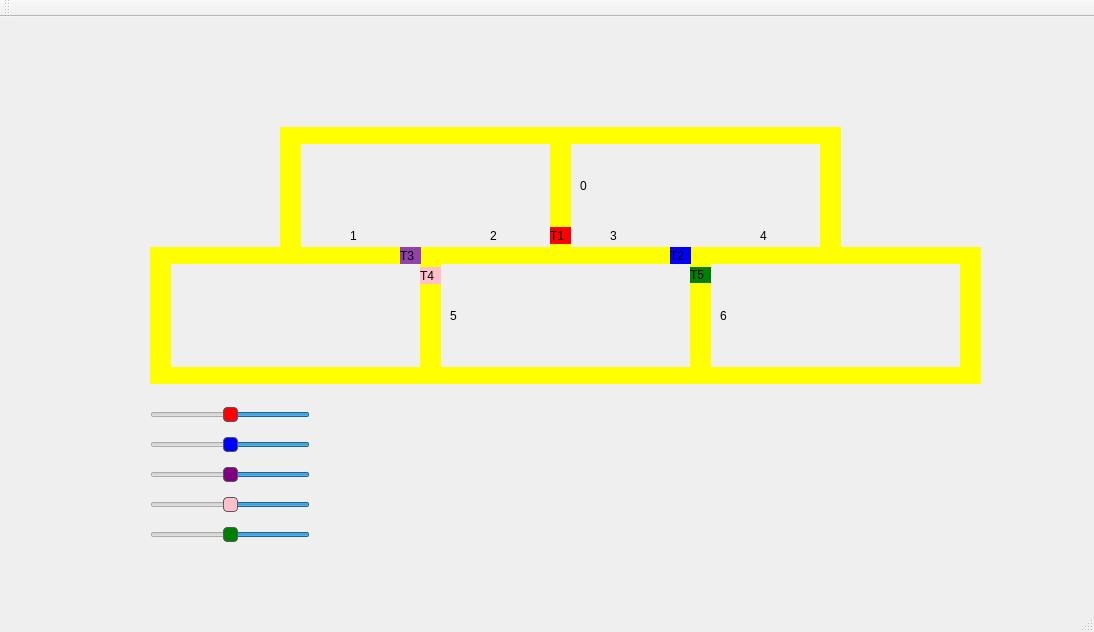
<?xml version="1.0" encoding="UTF-8"?>
<ui version="4.0">
 <class>MainWindow</class>
 <widget class="QMainWindow" name="MainWindow">
  <property name="geometry">
   <rect>
    <x>0</x>
    <y>0</y>
    <width>1094</width>
    <height>632</height>
   </rect>
  </property>
  <property name="windowTitle">
   <string>MainWindow</string>
  </property>
  <widget class="QWidget" name="centralWidget">
   <widget class="QLabel" name="label_trem1">
    <property name="geometry">
     <rect>
      <x>550</x>
      <y>210</y>
      <width>21</width>
      <height>17</height>
     </rect>
    </property>
    <property name="styleSheet">
     <string notr="true">QLabel { background: red}</string>
    </property>
    <property name="text">
     <string>T1</string>
    </property>
   </widget>
   <widget class="QLabel" name="label_trilho1">
    <property name="geometry">
     <rect>
      <x>300</x>
      <y>110</y>
      <width>250</width>
      <height>17</height>
     </rect>
    </property>
    <property name="styleSheet">
     <string notr="true">QLabel { background: yellow}</string>
    </property>
    <property name="text">
     <string/>
    </property>
   </widget>
   <widget class="QLabel" name="label_trilho3">
    <property name="geometry">
     <rect>
      <x>550</x>
      <y>110</y>
      <width>21</width>
      <height>121</height>
     </rect>
    </property>
    <property name="styleSheet">
     <string notr="true">QLabel { background: yellow}</string>
    </property>
    <property name="text">
     <string/>
    </property>
   </widget>
   <widget class="QLabel" name="label_trilho4">
    <property name="geometry">
     <rect>
      <x>280</x>
      <y>110</y>
      <width>21</width>
      <height>121</height>
     </rect>
    </property>
    <property name="styleSheet">
     <string notr="true">QLabel { background: yellow}</string>
    </property>
    <property name="text">
     <string/>
    </property>
   </widget>
   <widget class="QLabel" name="label_trilho4_2">
    <property name="geometry">
     <rect>
      <x>820</x>
      <y>110</y>
      <width>21</width>
      <height>121</height>
     </rect>
    </property>
    <property name="styleSheet">
     <string notr="true">QLabel { background: yellow}</string>
    </property>
    <property name="text">
     <string/>
    </property>
   </widget>
   <widget class="QLabel" name="label_trilho1_2">
    <property name="geometry">
     <rect>
      <x>570</x>
      <y>110</y>
      <width>250</width>
      <height>17</height>
     </rect>
    </property>
    <property name="styleSheet">
     <string notr="true">QLabel { background: yellow}</string>
    </property>
    <property name="text">
     <string/>
    </property>
   </widget>
   <widget class="QLabel" name="label_trem2">
    <property name="geometry">
     <rect>
      <x>670</x>
      <y>230</y>
      <width>21</width>
      <height>17</height>
     </rect>
    </property>
    <property name="styleSheet">
     <string notr="true">QLabel { background: blue}</string>
    </property>
    <property name="text">
     <string>T2</string>
    </property>
   </widget>
   <widget class="QLabel" name="label_trem3">
    <property name="geometry">
     <rect>
      <x>400</x>
      <y>230</y>
      <width>21</width>
      <height>17</height>
     </rect>
    </property>
    <property name="styleSheet">
     <string notr="true">QLabel { background: rgb(145, 65, 172)}
</string>
    </property>
    <property name="text">
     <string>T3</string>
    </property>
   </widget>
   <widget class="QLabel" name="label_trem4">
    <property name="geometry">
     <rect>
      <x>420</x>
      <y>250</y>
      <width>21</width>
      <height>17</height>
     </rect>
    </property>
    <property name="styleSheet">
     <string notr="true">QLabel { background: pink}</string>
    </property>
    <property name="text">
     <string>T4</string>
    </property>
   </widget>
   <widget class="QLabel" name="label_trem5">
    <property name="geometry">
     <rect>
      <x>690</x>
      <y>250</y>
      <width>21</width>
      <height>16</height>
     </rect>
    </property>
    <property name="styleSheet">
     <string notr="true">QLabel { background: green}</string>
    </property>
    <property name="text">
     <string>T5</string>
    </property>
   </widget>
   <widget class="QLabel" name="label_trilho4_3">
    <property name="geometry">
     <rect>
      <x>150</x>
      <y>230</y>
      <width>21</width>
      <height>137</height>
     </rect>
    </property>
    <property name="styleSheet">
     <string notr="true">QLabel { background: yellow}</string>
    </property>
    <property name="text">
     <string/>
    </property>
   </widget>
   <widget class="QLabel" name="label_trilho2_3">
    <property name="geometry">
     <rect>
      <x>170</x>
      <y>350</y>
      <width>250</width>
      <height>17</height>
     </rect>
    </property>
    <property name="styleSheet">
     <string notr="true">QLabel { background: yellow}</string>
    </property>
    <property name="text">
     <string/>
    </property>
   </widget>
   <widget class="QLabel" name="label_trilho2_4">
    <property name="geometry">
     <rect>
      <x>440</x>
      <y>350</y>
      <width>250</width>
      <height>17</height>
     </rect>
    </property>
    <property name="styleSheet">
     <string notr="true">QLabel { background: yellow}</string>
    </property>
    <property name="text">
     <string/>
    </property>
   </widget>
   <widget class="QLabel" name="label_trilho3_2">
    <property name="geometry">
     <rect>
      <x>420</x>
      <y>230</y>
      <width>21</width>
      <height>137</height>
     </rect>
    </property>
    <property name="styleSheet">
     <string notr="true">QLabel { background: yellow}</string>
    </property>
    <property name="text">
     <string/>
    </property>
   </widget>
   <widget class="QLabel" name="label_trilho4_5">
    <property name="geometry">
     <rect>
      <x>960</x>
      <y>230</y>
      <width>21</width>
      <height>137</height>
     </rect>
    </property>
    <property name="styleSheet">
     <string notr="true">QLabel { background: yellow}</string>
    </property>
    <property name="text">
     <string/>
    </property>
   </widget>
   <widget class="QLabel" name="label_trilho2_5">
    <property name="geometry">
     <rect>
      <x>710</x>
      <y>350</y>
      <width>250</width>
      <height>17</height>
     </rect>
    </property>
    <property name="styleSheet">
     <string notr="true">QLabel { background: yellow}</string>
    </property>
    <property name="text">
     <string/>
    </property>
   </widget>
   <widget class="QLabel" name="label_trilho3_3">
    <property name="geometry">
     <rect>
      <x>690</x>
      <y>230</y>
      <width>21</width>
      <height>137</height>
     </rect>
    </property>
    <property name="styleSheet">
     <string notr="true">QLabel { background: yellow}</string>
    </property>
    <property name="text">
     <string/>
    </property>
   </widget>
   <widget class="QLabel" name="label_trilho1_4">
    <property name="geometry">
     <rect>
      <x>170</x>
      <y>230</y>
      <width>250</width>
      <height>17</height>
     </rect>
    </property>
    <property name="styleSheet">
     <string notr="true">QLabel { background: yellow}</string>
    </property>
    <property name="text">
     <string/>
    </property>
   </widget>
   <widget class="QLabel" name="label_trilho1_3">
    <property name="geometry">
     <rect>
      <x>440</x>
      <y>230</y>
      <width>250</width>
      <height>17</height>
     </rect>
    </property>
    <property name="styleSheet">
     <string notr="true">QLabel { background: yellow}</string>
    </property>
    <property name="text">
     <string/>
    </property>
   </widget>
   <widget class="QLabel" name="label_trilho1_5">
    <property name="geometry">
     <rect>
      <x>710</x>
      <y>230</y>
      <width>250</width>
      <height>17</height>
     </rect>
    </property>
    <property name="styleSheet">
     <string notr="true">QLabel { background: yellow}</string>
    </property>
    <property name="text">
     <string/>
    </property>
   </widget>
   <widget class="QSlider" name="horizontalSlider">
    <property name="enabled">
     <bool>true</bool>
    </property>
    <property name="geometry">
     <rect>
      <x>150</x>
      <y>390</y>
      <width>160</width>
      <height>16</height>
     </rect>
    </property>
    <property name="layoutDirection">
     <enum>Qt::LeftToRight</enum>
    </property>
    <property name="autoFillBackground">
     <bool>true</bool>
    </property>
    <property name="styleSheet">
     <string notr="true">QLabel {
    font-family: Ubuntu-Regular;
    font-size: 12px;
    qproperty-alignment: AlignCenter;
    color: yellow;
    background: #565a5e;
    border: 1px solid #565a5e;
    border-radius: 4px;
    min-height: 40px;
    max-height: 40px;
    min-width: 48px;
    max-width: 100px;
}
QSlider::handle:horizontal {
    background: red;
    border: 1px solid #565a5e;
    width: 24px;
    height: 8px;
    border-radius: 4px;
}</string>
    </property>
    <property name="minimum">
     <number>0</number>
    </property>
    <property name="maximum">
     <number>200</number>
    </property>
    <property name="pageStep">
     <number>1</number>
    </property>
    <property name="sliderPosition">
     <number>100</number>
    </property>
    <property name="tracking">
     <bool>true</bool>
    </property>
    <property name="orientation">
     <enum>Qt::Horizontal</enum>
    </property>
    <property name="invertedAppearance">
     <bool>true</bool>
    </property>
   </widget>
   <widget class="QSlider" name="horizontalSlider_2">
    <property name="geometry">
     <rect>
      <x>150</x>
      <y>420</y>
      <width>160</width>
      <height>16</height>
     </rect>
    </property>
    <property name="layoutDirection">
     <enum>Qt::LeftToRight</enum>
    </property>
    <property name="styleSheet">
     <string notr="true">QLabel {
    font-family: Ubuntu-Regular;
    font-size: 12px;
    qproperty-alignment: AlignCenter;
    color: yellow;
    background: #565a5e;
    border: 1px solid #565a5e;
    border-radius: 4px;
    min-height: 40px;
    max-height: 40px;
    min-width: 48px;
    max-width: 100px;
}
QSlider::handle:horizontal {
    background: blue;
    border: 1px solid #565a5e;
    width: 24px;
    height: 8px;
    border-radius: 4px;
}</string>
    </property>
    <property name="maximum">
     <number>200</number>
    </property>
    <property name="pageStep">
     <number>1</number>
    </property>
    <property name="sliderPosition">
     <number>100</number>
    </property>
    <property name="orientation">
     <enum>Qt::Horizontal</enum>
    </property>
    <property name="invertedAppearance">
     <bool>true</bool>
    </property>
    <property name="invertedControls">
     <bool>false</bool>
    </property>
    <property name="tickPosition">
     <enum>QSlider::NoTicks</enum>
    </property>
   </widget>
   <widget class="QSlider" name="horizontalSlider_3">
    <property name="geometry">
     <rect>
      <x>150</x>
      <y>450</y>
      <width>160</width>
      <height>16</height>
     </rect>
    </property>
    <property name="styleSheet">
     <string notr="true">QLabel {
    font-family: Ubuntu-Regular;
    font-size: 12px;
    qproperty-alignment: AlignCenter;
    color: yellow;
    background: #565a5e;
    border: 1px solid #565a5e;
    border-radius: 4px;
    min-height: 40px;
    max-height: 40px;
    min-width: 48px;
    max-width: 100px;
}
QSlider::handle:horizontal {
    background: purple;
    border: 1px solid #565a5e;
    width: 24px;
    height: 8px;
    border-radius: 4px;
}</string>
    </property>
    <property name="maximum">
     <number>200</number>
    </property>
    <property name="sliderPosition">
     <number>100</number>
    </property>
    <property name="orientation">
     <enum>Qt::Horizontal</enum>
    </property>
    <property name="invertedAppearance">
     <bool>true</bool>
    </property>
   </widget>
   <widget class="QSlider" name="horizontalSlider_4">
    <property name="geometry">
     <rect>
      <x>150</x>
      <y>480</y>
      <width>160</width>
      <height>16</height>
     </rect>
    </property>
    <property name="styleSheet">
     <string notr="true">QLabel {
    font-family: Ubuntu-Regular;
    font-size: 12px;
    qproperty-alignment: AlignCenter;
    color: yellow;
    background: #565a5e;
    border: 1px solid #565a5e;
    border-radius: 4px;
    min-height: 40px;
    max-height: 40px;
    min-width: 48px;
    max-width: 100px;
}
QSlider::handle:horizontal {
    background: pink;
    border: 1px solid #565a5e;
    width: 24px;
    height: 8px;
    border-radius: 4px;
}</string>
    </property>
    <property name="maximum">
     <number>200</number>
    </property>
    <property name="value">
     <number>100</number>
    </property>
    <property name="sliderPosition">
     <number>100</number>
    </property>
    <property name="orientation">
     <enum>Qt::Horizontal</enum>
    </property>
    <property name="invertedAppearance">
     <bool>true</bool>
    </property>
   </widget>
   <widget class="QSlider" name="horizontalSlider_5">
    <property name="geometry">
     <rect>
      <x>150</x>
      <y>510</y>
      <width>160</width>
      <height>16</height>
     </rect>
    </property>
    <property name="styleSheet">
     <string notr="true">QLabel {
    font-family: Ubuntu-Regular;
    font-size: 12px;
    qproperty-alignment: AlignCenter;
    color: yellow;
    background: #565a5e;
    border: 1px solid #565a5e;
    border-radius: 4px;
    min-height: 40px;
    max-height: 40px;
    min-width: 48px;
    max-width: 100px;
}
QSlider::handle:horizontal {
    background: green;
    border: 1px solid #565a5e;
    width: 24px;
    height: 8px;
    border-radius: 4px;
}</string>
    </property>
    <property name="maximum">
     <number>200</number>
    </property>
    <property name="sliderPosition">
     <number>100</number>
    </property>
    <property name="orientation">
     <enum>Qt::Horizontal</enum>
    </property>
    <property name="invertedAppearance">
     <bool>true</bool>
    </property>
   </widget>
   <widget class="QLabel" name="label">
    <property name="geometry">
     <rect>
      <x>580</x>
      <y>160</y>
      <width>67</width>
      <height>17</height>
     </rect>
    </property>
    <property name="text">
     <string>0</string>
    </property>
   </widget>
   <widget class="QLabel" name="label_2">
    <property name="geometry">
     <rect>
      <x>350</x>
      <y>210</y>
      <width>67</width>
      <height>17</height>
     </rect>
    </property>
    <property name="text">
     <string>1</string>
    </property>
   </widget>
   <widget class="QLabel" name="label_3">
    <property name="geometry">
     <rect>
      <x>490</x>
      <y>210</y>
      <width>67</width>
      <height>17</height>
     </rect>
    </property>
    <property name="text">
     <string>2</string>
    </property>
   </widget>
   <widget class="QLabel" name="label_4">
    <property name="geometry">
     <rect>
      <x>450</x>
      <y>290</y>
      <width>67</width>
      <height>17</height>
     </rect>
    </property>
    <property name="text">
     <string>5</string>
    </property>
   </widget>
   <widget class="QLabel" name="label_5">
    <property name="geometry">
     <rect>
      <x>610</x>
      <y>210</y>
      <width>67</width>
      <height>17</height>
     </rect>
    </property>
    <property name="text">
     <string>3</string>
    </property>
   </widget>
   <widget class="QLabel" name="label_6">
    <property name="geometry">
     <rect>
      <x>760</x>
      <y>210</y>
      <width>67</width>
      <height>17</height>
     </rect>
    </property>
    <property name="text">
     <string>4</string>
    </property>
   </widget>
   <widget class="QLabel" name="label_7">
    <property name="geometry">
     <rect>
      <x>720</x>
      <y>290</y>
      <width>67</width>
      <height>17</height>
     </rect>
    </property>
    <property name="text">
     <string>6</string>
    </property>
   </widget>
   <zorder>label_trilho4_5</zorder>
   <zorder>label_trilho2_5</zorder>
   <zorder>label_trilho3_3</zorder>
   <zorder>label_trilho1_5</zorder>
   <zorder>label_trilho2_4</zorder>
   <zorder>label_trilho1_3</zorder>
   <zorder>label_trilho3_2</zorder>
   <zorder>label_trilho2_3</zorder>
   <zorder>label_trilho4_3</zorder>
   <zorder>label_trilho1_4</zorder>
   <zorder>label_trilho1</zorder>
   <zorder>label_trilho3</zorder>
   <zorder>label_trilho4</zorder>
   <zorder>label_trem1</zorder>
   <zorder>label_trilho4_2</zorder>
   <zorder>label_trilho1_2</zorder>
   <zorder>label_trem2</zorder>
   <zorder>label_trem3</zorder>
   <zorder>label_trem4</zorder>
   <zorder>label_trem5</zorder>
   <zorder>horizontalSlider</zorder>
   <zorder>horizontalSlider_2</zorder>
   <zorder>horizontalSlider_3</zorder>
   <zorder>horizontalSlider_4</zorder>
   <zorder>horizontalSlider_5</zorder>
   <zorder>label</zorder>
   <zorder>label_2</zorder>
   <zorder>label_3</zorder>
   <zorder>label_4</zorder>
   <zorder>label_5</zorder>
   <zorder>label_6</zorder>
   <zorder>label_7</zorder>
  </widget>
  <widget class="QMenuBar" name="menuBar">
   <property name="geometry">
    <rect>
     <x>0</x>
     <y>0</y>
     <width>1094</width>
     <height>22</height>
    </rect>
   </property>
  </widget>
  <widget class="QToolBar" name="mainToolBar">
   <attribute name="toolBarArea">
    <enum>TopToolBarArea</enum>
   </attribute>
   <attribute name="toolBarBreak">
    <bool>false</bool>
   </attribute>
  </widget>
  <widget class="QStatusBar" name="statusBar"/>
 </widget>
 <layoutdefault spacing="6" margin="11"/>
 <resources/>
 <connections/>
</ui>
